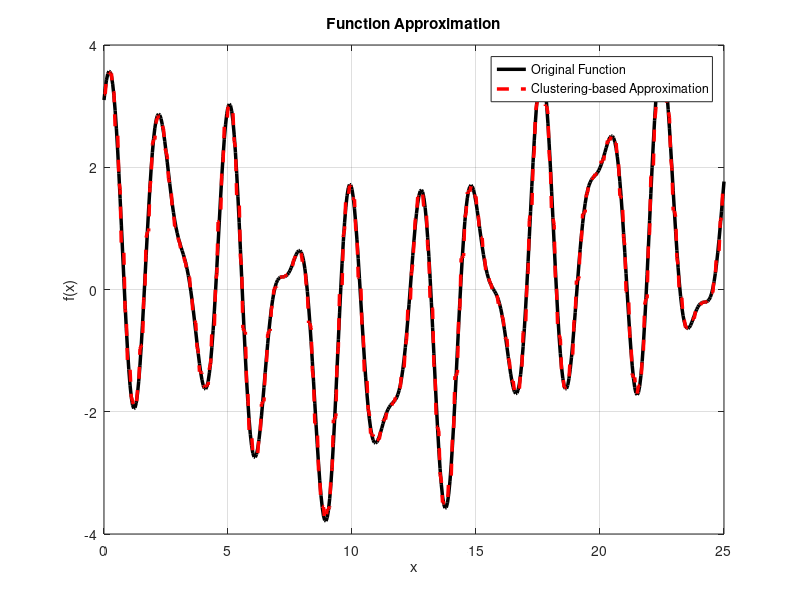

This figure's MATLAB source:
% Implementation of Fuzzy System 
% Clustering-based Approximation
% Clear workspace
clear; close all; clc;

% Define target function
full_x = 0:0.05:25;
full_y = 2*cos(2.5*full_x) + sin(4*full_x) + 1.1*cos(0.3*full_x);

% Create sparse dataset (training data)
sparse_points = 500;
sparse_indices = unique(round(linspace(1, length(full_x), sparse_points)));
x_train = full_x(sparse_indices);
y_train = full_y(sparse_indices);

% Step 1: Apply k-means clustering
M = 200; % Number of clusters
centroids = linspace(min(x_train), max(x_train), M)'; % Initialize centroids
cluster_counts = zeros(M, 1); % Points per cluster
sigma = zeros(M, 1); % Spread of each cluster
y_bar = zeros(M, 1); % Mean output per cluster

% Assign points to nearest centroids
for i = 1:length(x_train)
    [~, nearest] = min(abs(centroids - x_train(i)));
    cluster_counts(nearest) = cluster_counts(nearest) + 1;
    y_bar(nearest) = y_bar(nearest) + y_train(i);
    sigma(nearest) = sigma(nearest) + (x_train(i) - centroids(nearest))^2;
end

% Finalize cluster parameters
for j = 1:M
    if cluster_counts(j) > 0
        y_bar(j) = y_bar(j) / cluster_counts(j);
        sigma(j) = sqrt(sigma(j) / cluster_counts(j));
    else
        sigma(j) = 1; % Avoid zero spread
    end
end

% Step 2: Function approximation using Gaussian membership functions
full_y_pred = zeros(size(full_x));
for i = 1:length(full_x)
    memberships = exp(-(full_x(i) - centroids).^2 ./ (2 * sigma.^2));
    memberships = memberships / sum(memberships); % Normalize
    full_y_pred(i) = sum(y_bar .* memberships);
end

% Step 3: Calculate errors
errors = full_y - full_y_pred;
min_error = min(abs(errors));
max_error = max(abs(errors));
mean_error = mean(abs(errors));
MSE = mean(errors.^2);

% Display error metrics
disp('Error Metrics:');
fprintf('Minimum Error: %.4f\n', min_error);
fprintf('Maximum Error: %.4f\n', max_error);
fprintf('Mean Error: %.4f\n', mean_error);
fprintf('MSE (MSE): %.4f\n', MSE);

% Step 4: Plot results
figure;
plot(full_x, full_y, 'k-', 'LineWidth', 2.5); % Original function
hold on;
plot(full_x, full_y_pred, 'r--', 'LineWidth', 2.5); % Approximation
legend('Original Function', 'Clustering-based Approximation');
title('Function Approximation');
xlabel('x');
ylabel('f(x)');
grid on;
